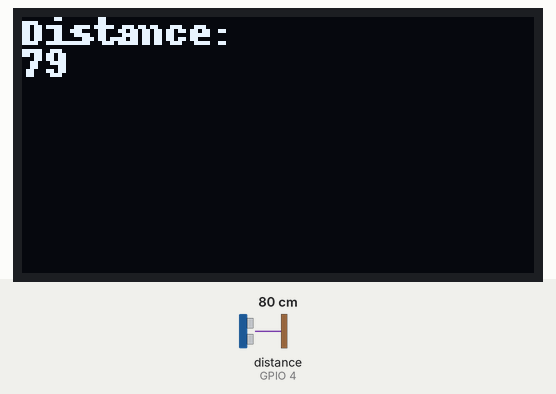
Simulated run of this program. Board: Raspberry Pi (BCM pin numbers). Parts: 128×64 one-colour display. The inputs (shaded band) are chosen by the test bench; at power-on: distance to the obstacle (sensor on GPIO 4) 80 cm. The echo pulse lasts 58.3 µs per cm; the clock reads 2024-03-15 10:24:30 at power-on unless the program sets it; what the program prints to the terminal is not drawn.

Above: at 1.2 s.
1.3 s: distance to the obstacle (sensor on GPIO 4) set to 2 cm
At 1.8 s:
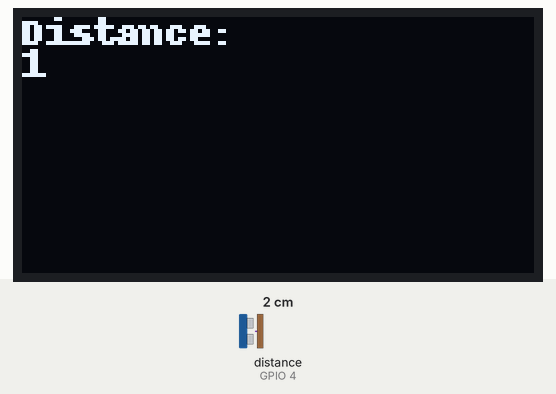
2.9 s: distance to the obstacle (sensor on GPIO 4) set to 4 cm
At 4.2 s:
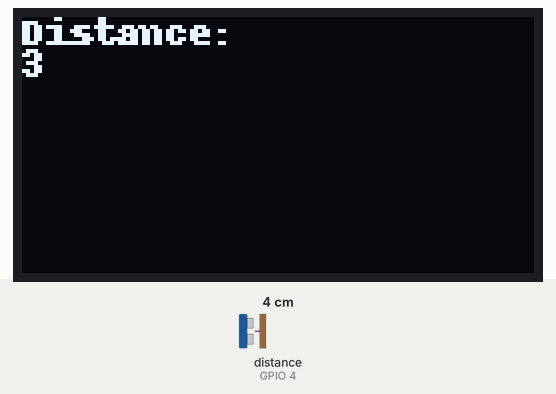
4.5 s: distance to the obstacle (sensor on GPIO 4) set to 9 cm
Timing chart, 0 to 7.5 s (numbered marks = the images above; inputs shaded):
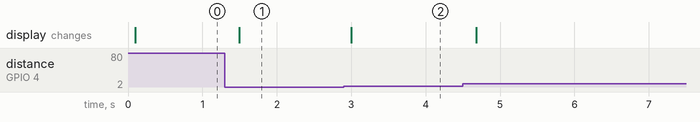

The program:

bp6_2oled_ultrasonic.py
```python
import time
import RPi.GPIO as GPIO

GPIO.setmode(GPIO.BCM)

import Adafruit_GPIO.SPI as SPI
import adafruit_ssd1306

from PIL import Image
from PIL import ImageDraw
from PIL import ImageFont

#define GPIO pin
GPIO_TRIGGER = 14
GPIO_ECHO = 4
#set GPIO mode (IN / OUT)
GPIO.setup(GPIO_TRIGGER, GPIO.OUT)
GPIO.setup(GPIO_ECHO, GPIO.IN)

def distance():
    # 10us is the trigger signal
    GPIO.output(GPIO_TRIGGER, GPIO.HIGH)
    time.sleep(0.00001)  #10us
    GPIO.output(GPIO_TRIGGER, GPIO.LOW)
    while not GPIO.input(GPIO_ECHO):
        pass
    t1 = time.time()
    while GPIO.input(GPIO_ECHO):
        pass
    t2 = time.time()
    print("distance is %d " % (((t2 - t1)* 340 / 2) * 100))
    time.sleep(0.01)
    return ((t2 - t1)* 340 / 2) * 100

import subprocess
import board
import busio

# Raspberry Pi pin configuration:
RST = None     # on the PiOLED this pin isnt used
# Note the following are only used with SPI:
DC = 23
SPI_PORT = 0
SPI_DEVICE = 0


i2c = busio.I2C(board.SCL, board.SDA)
# 128x64 show with hardware I2C:
disp = adafruit_ssd1306.SSD1306_I2C(128, 64, i2c)

# # Initialize library.
# disp.begin()

# Clear show.
disp.fill(0)
disp.show()

# Create blank image for drawing.
# Make sure to create image with mode '1' for 1-bit color.
width = disp.width
height = disp.height
image = Image.new('1', (width, height))

# Get drawing object to draw on image.
draw = ImageDraw.Draw(image)

# Draw a black filled box to clear the image.
draw.rectangle((0,0,width,height), outline=0, fill=0)

# Draw some shapes.
# First define some constants to allow easy resizing of shapes.
padding = -2
top = padding
bottom = height-padding
# Move left to right keeping track of the current x position for drawing shapes.
x = 0


# Load default font.
font = ImageFont.load_default()

# Alternatively load a TTF font.  Make sure the .ttf font file is in the same directory as the python script!
# Some other nice fonts to try: http://www.dafont.com/bitmap.php
# font = ImageFont.truetype('Minecraftia.ttf', 8)

while True:
    dist = int(distance())  # round numbers
    print("Measured Distance = {:.2f} cm".format(dist)) #{:.2f},Keep two decimal places

    # Draw a black filled box to clear the image.
    draw.rectangle((0,0,width,height), outline=0, fill=0)
    # Write two lines of text.
    draw.text((x, top),       "Distance: " ,  font=font, fill=255)
    draw.text((x, top+8),     str(dist), font=font, fill=255)

    # show image.
    disp.image(image)
    disp.show()
    time.sleep(.1)
```

Measured:
- after the input at 1.3 s, the display: changes after 0.20 s (image 1)
- after the input at 2.9 s, the display: changes after 0.10 s (image 2)
